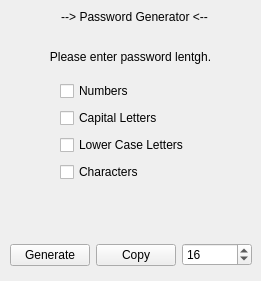
<?xml version="1.0" encoding="UTF-8"?>
<ui version="4.0">
 <class>MainWindow</class>
 <widget class="QMainWindow" name="MainWindow">
  <property name="geometry">
   <rect>
    <x>0</x>
    <y>0</y>
    <width>261</width>
    <height>281</height>
   </rect>
  </property>
  <property name="windowTitle">
   <string>MainWindow</string>
  </property>
  <widget class="QWidget" name="centralwidget">
   <widget class="QLabel" name="label">
    <property name="geometry">
     <rect>
      <x>14</x>
      <y>10</y>
      <width>241</width>
      <height>20</height>
     </rect>
    </property>
    <property name="text">
     <string>--&gt; Password Generator &lt;--</string>
    </property>
    <property name="alignment">
     <set>Qt::AlignHCenter|Qt::AlignTop</set>
    </property>
   </widget>
   <widget class="QLabel" name="label_2">
    <property name="geometry">
     <rect>
      <x>20</x>
      <y>50</y>
      <width>221</width>
      <height>20</height>
     </rect>
    </property>
    <property name="text">
     <string>Please enter password lentgh.</string>
    </property>
    <property name="alignment">
     <set>Qt::AlignHCenter|Qt::AlignTop</set>
    </property>
   </widget>
   <widget class="QLabel" name="output">
    <property name="geometry">
     <rect>
      <x>20</x>
      <y>200</y>
      <width>221</width>
      <height>20</height>
     </rect>
    </property>
    <property name="text">
     <string/>
    </property>
    <property name="alignment">
     <set>Qt::AlignHCenter|Qt::AlignTop</set>
    </property>
   </widget>
   <widget class="QWidget" name="">
    <property name="geometry">
     <rect>
      <x>10</x>
      <y>240</y>
      <width>242</width>
      <height>30</height>
     </rect>
    </property>
    <layout class="QHBoxLayout" name="horizontalLayout">
     <item>
      <widget class="QPushButton" name="generate">
       <property name="text">
        <string>Generate</string>
       </property>
      </widget>
     </item>
     <item>
      <widget class="QPushButton" name="copy">
       <property name="text">
        <string>Copy</string>
       </property>
      </widget>
     </item>
     <item>
      <widget class="QSpinBox" name="value">
       <property name="accelerated">
        <bool>true</bool>
       </property>
       <property name="minimum">
        <number>4</number>
       </property>
       <property name="maximum">
        <number>32</number>
       </property>
       <property name="value">
        <number>16</number>
       </property>
      </widget>
     </item>
    </layout>
   </widget>
   <widget class="QWidget" name="">
    <property name="geometry">
     <rect>
      <x>60</x>
      <y>80</y>
      <width>139</width>
      <height>103</height>
     </rect>
    </property>
    <layout class="QVBoxLayout" name="verticalLayout">
     <item>
      <widget class="QCheckBox" name="numbers">
       <property name="text">
        <string>Numbers</string>
       </property>
      </widget>
     </item>
     <item>
      <widget class="QCheckBox" name="cLetters">
       <property name="text">
        <string>Capital Letters</string>
       </property>
      </widget>
     </item>
     <item>
      <widget class="QCheckBox" name="lLetters">
       <property name="text">
        <string>Lower Case Letters</string>
       </property>
      </widget>
     </item>
     <item>
      <widget class="QCheckBox" name="characters">
       <property name="text">
        <string>Characters</string>
       </property>
      </widget>
     </item>
    </layout>
   </widget>
  </widget>
 </widget>
 <resources/>
 <connections/>
</ui>
